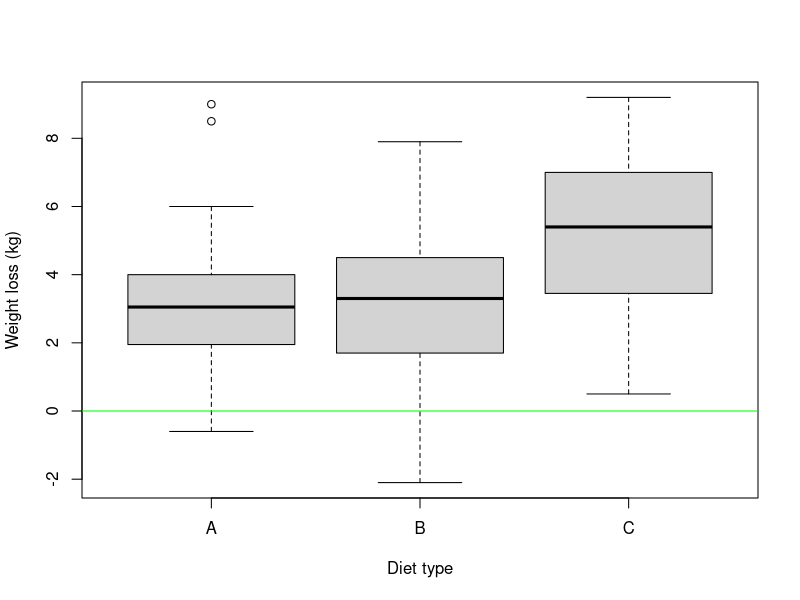
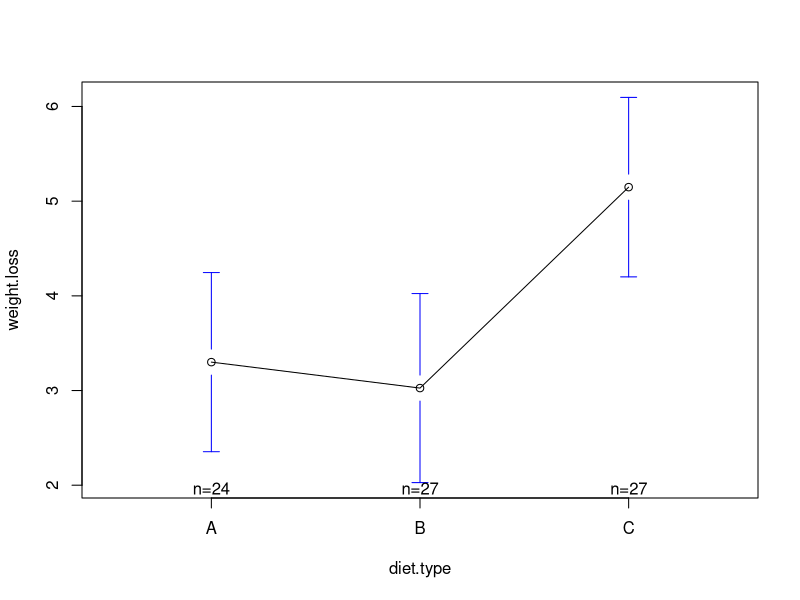
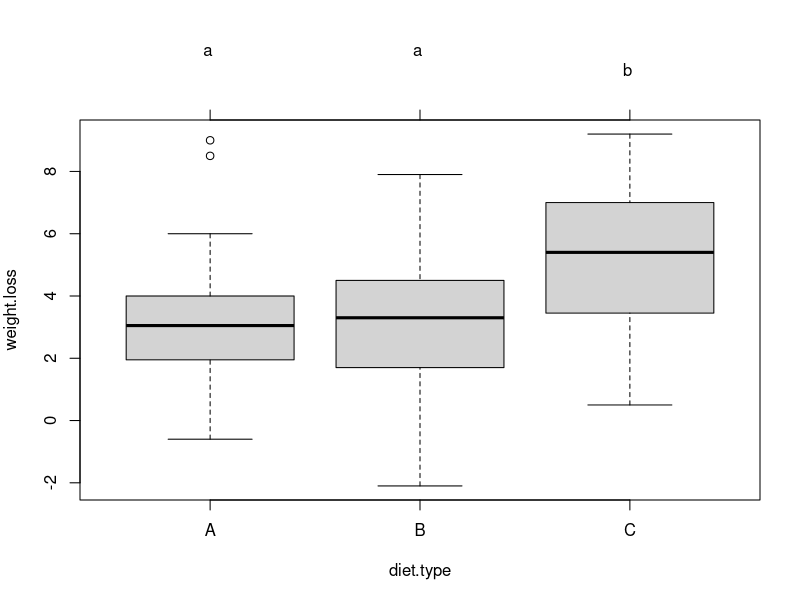

Write the R code that produced these figures, in order.
library(gplots) #библиотека устанавлевается с помощью install.packages

#Дисперсионный анализ. Пример

#Загрузим данные (требуется установить Рабочую папку с помощью setwd) или указать полный путь
data = read.csv("data/diet.csv",row.names=1)
summary(data)
#Ознакомимся со структурой и переименуем колонки, как нам удобно
#data/Diet_data_description.docx
#data/diet.csv
colnames(data) <- c("gender", "age", "height", "initial.weight", 
                    "diet.type", "final.weight")
data$diet.type <- factor(c("A", "B", "C")[data$diet.type])
#Добавим новую колонку - Похудение
data$weight.loss = data$initial.weight - data$final.weight
#Проанализиуем есть ли различия по типам диет
boxplot(weight.loss~diet.type,data=data,col="light gray",
        ylab = "Weight loss (kg)", xlab = "Diet type")
abline(h=0,col="green")

#проверим сбалансированные ли данные
table(data$diet.type)

#График групповых средних
plotmeans(weight.loss ~ diet.type, data=data)
aggregate(data$weight.loss, by = list(data$diet.type), FUN=sd)


#Для подгонки ANOVA модели используем функцию aov, частный случай линейной модели lm
#тест на межгрупповые различия
fit <- aov(weight.loss ~ diet.type, data=data)
summary(fit)

#попарные различия между средними значениями для всех групп
TukeyHSD(fit)

#Tukey honest significant differences test)
library(multcomp)
par(mar=c(5,4,6,2))
tuk <- glht(fit, linfct=mcp(diet.type="Tukey"))
plot(cld(tuk, level=.05),col="lightgrey")
